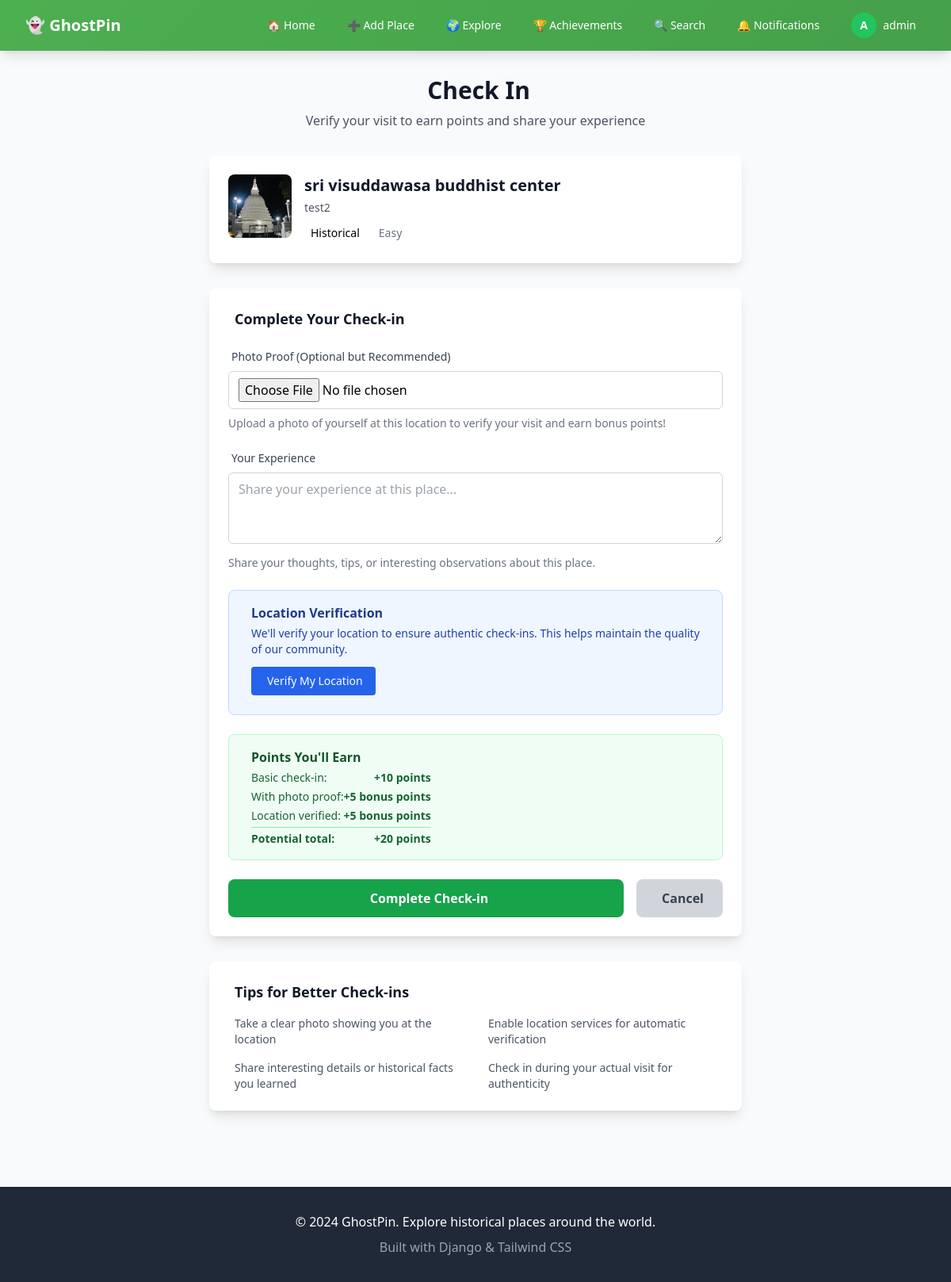
The page /place/2/check-in/ (signed in) on the database its author committed.
### places/models.py (models this page shows, shortened)
class Place(models.Model):
    STATUS_CHOICES = [
        ('pending', 'Pending'),
        ('approved', 'Approved'),
        ('rejected', 'Rejected'),
    ]
    CATEGORY_CHOICES = [
        ('historical', 'Historical'),
        ('natural', 'Natural'),
        ('urban', 'Urban'),
        ('mysterious', 'Mysterious'),
        ('other', 'Other'),
    ]
    DIFFICULTY_CHOICES = [
        ('easy', 'Easy'),
        ('moderate', 'Moderate'),
        ('challenging', 'Challenging'),
    ]
    SAFETY_CHOICES = [
        (1, '⭐ Very Unsafe'),
        (2, '⭐⭐ Unsafe'),
        (3, '⭐⭐⭐ Neutral'),
        (4, '⭐⭐⭐⭐ Safe'),
        (5, '⭐⭐⭐⭐⭐ Very Safe'),
    ]
    name = models.CharField(max_length=200)
    description = models.TextField()
    legends_stories = models.TextField(blank=True)
    latitude = models.FloatField()
    longitude = models.FloatField()
    image = models.ImageField(upload_to='places/', null=True, blank=True)
    category = models.CharField(max_length=50, choices=CATEGORY_CHOICES, default='other')
    category_icon = models.CharField(max_length=50, default='📍')
    difficulty = models.CharField(max_length=20, choices=DIFFICULTY_CHOICES, default='easy')
    accessibility_info = models.TextField(blank=True)
    best_time_to_visit = models.CharField(max_length=100, blank=True)
    safety_rating = models.IntegerField(choices=SAFETY_CHOICES, default=3)
    created_by = models.ForeignKey(User, on_delete=models.CASCADE)
    status = models.CharField(max_length=20, choices=STATUS_CHOICES, default='pending')
    approval_votes = models.IntegerField(default=0)
    rejection_votes = models.IntegerField(default=0)
    visit_count = models.IntegerField(default=0)
    created_at = models.DateTimeField(auto_now_add=True)
    updated_at = models.DateTimeField(auto_now=True)
    class Meta:
        ordering = ['-created_at']
    @property
    def average_rating(self):
        ratings = self.comments.filter(rating__isnull=False)
        if ratings.exists():
            return ratings.aggregate(models.Avg('rating'))['rating__avg']
        return 0

### places/views.py (the view)
# urls.py: path('place/<int:pk>/check-in/', views.check_in, name='check_in'),
@login_required
def check_in(request, pk):
    place = get_object_or_404(Place, pk=pk, status='approved')
    existing_checkin = CheckIn.objects.filter(user=request.user, place=place).first()
    if existing_checkin:
        messages.info(request, 'You have already checked in at this place.')
        return redirect('place_detail', pk=place.pk)
    if request.method == 'POST':
        form = CheckInForm(request.POST, request.FILES)
        if form.is_valid():
            checkin = form.save(commit=False)
            checkin.user = request.user
            checkin.place = place
            checkin.save()
            profile, created = UserProfile.objects.get_or_create(user=request.user)
            profile.points += checkin.points_awarded
            profile.save()
            messages.success(request, f'Checked in successfully! You earned {checkin.points_awarded} points.')
            return redirect('place_detail', pk=place.pk)
    else:
        form = CheckInForm()
    return render(request, 'check_in.html', {'form': form, 'place': place})

### places/forms.py
class CheckInForm(forms.ModelForm):
    class Meta:
        model = CheckIn
        fields = ['photo_proof', 'notes']
        widgets = {
            'photo_proof': forms.FileInput(attrs={
                'class': 'w-full px-3 py-2 border border-gray-300 rounded-md focus:outline-none focus:ring-2 focus:ring-green-500',
                'accept': 'image/*'
            }),
            'notes': forms.Textarea(attrs={
                'class': 'w-full px-3 py-2 border border-gray-300 rounded-md focus:outline-none focus:ring-2 focus:ring-green-500',
                'rows': 3,
                'placeholder': 'Share your experience at this place...'
            })
        }

### templates/check_in.html (shortened to what this page needs)
{% extends 'base.html' %}
{% block content %}
<div class="max-w-2xl mx-auto">
    <div class="text-center mb-8">
        <h1 class="text-3xl font-bold text-gray-900 mb-2">
            Check In
        </h1>
        <p class="text-gray-600">Verify your visit to earn points and share your experience</p>
    </div>
    <div class="bg-white rounded-lg shadow-lg p-6 mb-8">
        <div class="flex items-start space-x-4">
            {% if place.image %}
                <img src="{{ place.image.url }}" alt="{{ place.name }}" class="w-20 h-20 rounded-lg object-cover flex-shrink-0">
            {% else %}
                <div class="w-20 h-20 bg-gradient-to-br from-green-400 to-blue-500 rounded-lg flex items-center justify-center text-2xl flex-shrink-0">
                    {{ place.category_icon }}
                </div>
            {% endif %}
            <div class="flex-1">
                <h2 class="text-xl font-bold text-gray-900 mb-1">{{ place.name }}</h2>
                <p class="text-gray-600 text-sm mb-2">{{ place.description|truncatewords:20 }}</p>
                <div class="flex flex-wrap items-center gap-3 text-sm">
                    <span class="bg-{{ place.category }}-100 text-{{ place.category }}-800 px-2 py-1 rounded-full">
                        {{ place.get_category_display }}
                    </span>
                    <span class="text-gray-500">
                        {{ place.get_difficulty_display }}
                    </span>
                </div>
            </div>
        </div>
    </div>
    <div class="bg-white rounded-lg shadow-lg p-6">
        <h3 class="text-lg font-bold text-gray-900 mb-6">
            Complete Your Check-in
        </h3>
        <form method="post" enctype="multipart/form-data" class="space-y-6">
            <div>
                <label for="{{ form.photo_proof.id_for_label }}" class="block text-sm font-medium text-gray-700 mb-2">
                    Photo Proof (Optional but Recommended)
                </label>
                {{ form.photo_proof }}
                <p class="mt-2 text-sm text-gray-500">
                    Upload a photo of yourself at this location to verify your visit and earn bonus points!
                </p>
            </div>
            <div>
                <label for="{{ form.notes.id_for_label }}" class="block text-sm font-medium text-gray-700 mb-2">
                    Your Experience
                </label>
                {{ form.notes }}
                <p class="mt-2 text-sm text-gray-500">
                    Share your thoughts, tips, or interesting observations about this place.
                </p>
            </div>
            <div class="bg-blue-50 border border-blue-200 rounded-lg p-4">
                <div class="flex items-start space-x-3">
                    <div>
                        <h4 class="font-semibold text-blue-900 mb-1">Location Verification</h4>
                        <p class="text-blue-800 text-sm mb-3">
                            We'll verify your location to ensure authentic check-ins. This helps maintain the quality of our community.
                        </p>
                        <button type="button" id="verify-location" class="bg-blue-600 hover:bg-blue-700 text-white px-4 py-2 rounded text-sm transition-colors">
                            Verify My Location
                        </button>
                    </div>
                </div>
            </div>
            <div class="bg-green-50 border border-green-200 rounded-lg p-4">
                <div class="flex items-center space-x-3">
                    <div>
                        <h4 class="font-semibold text-green-900 mb-1">Points You'll Earn</h4>
                        <div class="text-green-800 text-sm space-y-1">
                            <div class="flex justify-between">
                                <span>Basic check-in:</span>
                                <span class="font-semibold">+10 points</span>
                            </div>
                            <div class="flex justify-between">
                                <span>With photo proof:</span>
                                <span class="font-semibold">+5 bonus points</span>
                            </div>
                            <div class="flex justify-between">
                                <span>Location verified:</span>
                                <span class="font-semibold">+5 bonus points</span>
                            </div>
                            <div class="border-t border-green-300 pt-1 mt-2">
                                <div class="flex justify-between font-bold">
                                    <span>Potential total:</span>
                                    <span>+20 points</span>
                                </div>
                            </div>
                        </div>
                    </div>
                </div>
            </div>
            <div class="flex space-x-4">
                <button type="submit" class="flex-1 bg-green-600 hover:bg-green-700 text-white font-semibold py-3 px-6 rounded-lg transition-colors">
                    Complete Check-in
                </button>
                <a href="{% url 'place_detail' place.pk %}" class="bg-gray-300 hover:bg-gray-400 text-gray-700 font-semibold py-3 px-6 rounded-lg transition-colors">
                    Cancel
                </a>
            </div>
        </form>
    </div>
    <div class="mt-8 bg-white rounded-lg shadow-lg p-6">
        <h3 class="text-lg font-bold text-gray-900 mb-4">
            Tips for Better Check-ins
        </h3>
        <div class="grid grid-cols-1 md:grid-cols-2 gap-4 text-sm text-gray-600">
            <div class="flex items-start space-x-2">
                <span>Take a clear photo showing you at the location</span>
            </div>
            <div class="flex items-start space-x-2">
                <span>Enable location services for automatic verification</span>
            </div>
            <div class="flex items-start space-x-2">
                <span>Share interesting details or historical facts you learned</span>
            </div>
            <div class="flex items-start space-x-2">
                <span>Check in during your actual visit for authenticity</span>
            </div>
        </div>
    </div>
</div>
{% endblock %}

### templates/base.html (shortened to what this page needs)
<!DOCTYPE html>
<html lang="en">
<head>
    <script src="https://cdn.tailwindcss.com"></script>
    <link rel="stylesheet" href="https://unpkg.com/leaflet@1.9.4/dist/leaflet.css" />
</head>
<body class="bg-gray-50 min-h-screen">
    <nav class="gradient-bg shadow-lg sticky top-0 z-50">
        <div class="max-w-7xl mx-auto px-4 sm:px-6 lg:px-8">
            <div class="flex justify-between items-center h-16">
                <div class="flex items-center">
                    <a href="{% url 'home' %}" class="text-white text-xl font-bold">
                        👻 GhostPin
                    </a>
                </div>
                <div class="hidden md:block">
                    <div class="ml-10 flex items-baseline space-x-4">
                        <a href="{% url 'home' %}" class="text-white hover:bg-green-600 px-3 py-2 rounded-md text-sm font-medium transition-colors">
                            🏠 Home
                        </a>
                        {% if user.is_authenticated %}
                            <a href="{% url 'add_place' %}" class="text-white hover:bg-green-600 px-3 py-2 rounded-md text-sm font-medium transition-colors">
                                ➕ Add Place
                            </a>
                            {% if user.is_staff %}
                                <div class="relative group">
                                    <button class="text-white hover:bg-green-600 px-3 py-2 rounded-md text-sm font-medium focus:outline-none">
                                        🌍 Explore
                                    </button>
                                </div>
                                <div class="relative group">
                                    <button class="text-white hover:bg-green-600 px-3 py-2 rounded-md text-sm font-medium focus:outline-none">
                                        🏆 Achievements
                                    </button>
                                </div>
                                <div class="relative group">
                                    <button class="text-white hover:bg-green-600 px-3 py-2 rounded-md text-sm font-medium focus:outline-none">
                                        🔍 Search
                                    </button>
                                </div>
                                <a href="{% url 'notifications' %}" class="text-white hover:bg-green-600 px-3 py-2 rounded-md text-sm font-medium transition-colors">
                                     🔔 Notifications
                                </a>
                                <div class="relative group">
                                    <button class="flex items-center space-x-2 text-white hover:bg-green-600 px-3 py-2 rounded-md text-sm font-medium focus:outline-none">
                                        {% if user.profile.avatar %}
                                            <img src="{{ user.profile.avatar.url }}" alt="{{ user.username }}" class="w-8 h-8 rounded-full object-cover border-2 border-white" title="{{ user.username }}">
                                        {% else %}
                                            <div class="w-8 h-8 rounded-full bg-green-500 flex items-center justify-center text-white font-bold">
                                                {{ user.username|first|upper }}
                                            </div>
                                        {% endif %}
                                        <span class="hidden sm:inline">{{ user.username }}</span>
                                    </button>
                                </div>
                                {% endif %}
                        {% else %}
                            <a href="{% url 'login' %}" class="text-white hover:bg-green-600 px-3 py-2 rounded-md text-sm font-medium transition-colors">
                                🔑 Login
                            </a>
                        {% endif %}
                    </div>
                </div>
            </div>
        </div>
    </nav>
    <main class="max-w-7xl mx-auto px-4 sm:px-6 lg:px-8 py-8">
        {% block content %}
        {% endblock %}
    </main>
    <footer class="bg-gray-800 text-white mt-16">
        <div class="max-w-7xl mx-auto px-4 sm:px-6 lg:px-8 py-8">
            <div class="text-center">
                <p>&copy; 2024 GhostPin. Explore historical places around the world.</p>
                <p class="mt-2 text-gray-400">Built with Django & Tailwind CSS</p>
            </div>
        </div>
    </footer>
</body>
</html>

### templates/base.html (style rules this page uses)
.gradient-bg { background: linear-gradient(135deg, #4CAF50 0%, #45a049 100%); }

### rows shown on the page
Place: image (picture), name "sri visuddawasa buddhist center", description "test2", category "Historical", difficulty "Easy"

### other values the page prints
{{ user.username|first|upper }} "A"
{{ user.username }} "admin"
